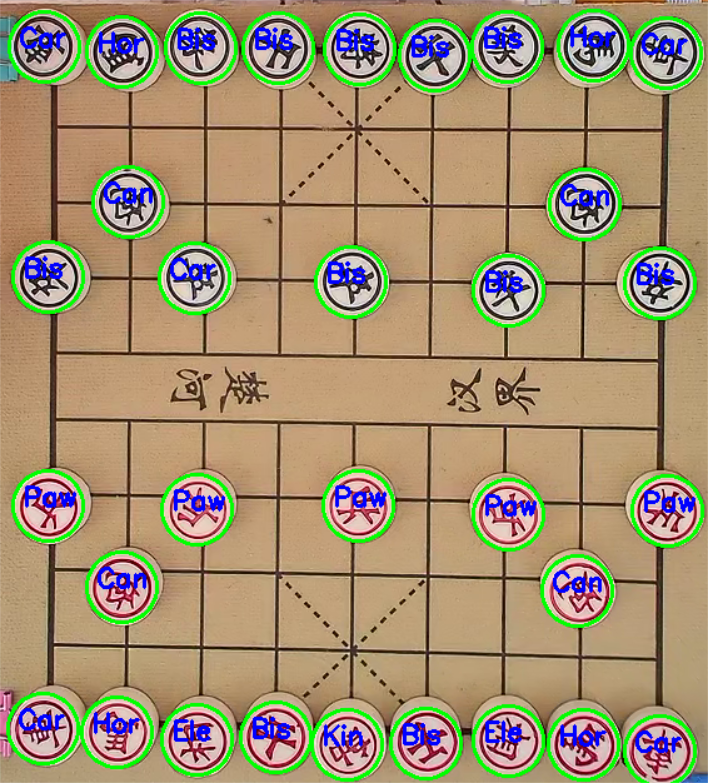
#> input picture image/Test1红色棋子分类结果.jpg, 708 x 783 px, given in place of the camera
$ python getDataSet.py
#> lines starting #> are read from the running program, lines starting #| are printed output that depends on the picture
import cv2

cap = cv2.VideoCapture(1) # 打开USB摄像头

# chess = ('B_king','BR_car','BR_horse','B_elephant','BR_bishop','BR_cannon','B_pawn','R_king','R_elephant','R_pawn') # 1,2,3,4,5,6,7.8.9.10

chessBoardXY = (43,30) # 棋盘方格左上角坐标，(x,y)，→为x正方向，↓为y正方向
chessBoardWH = (400,430) # 棋盘方格宽和高，(width,height)

while True:
    ret, img = cap.read() # 读取一帧图像
#> img is the input picture: shape (783, 708, 3); mean B, G, R 112.4, 144.7, 161.8
    # img = img[5:470,150:590] # 感兴趣区域，去掉多余部分画面
    gray = cv2.cvtColor(img, cv2.COLOR_BGR2GRAY) # 转为灰度图
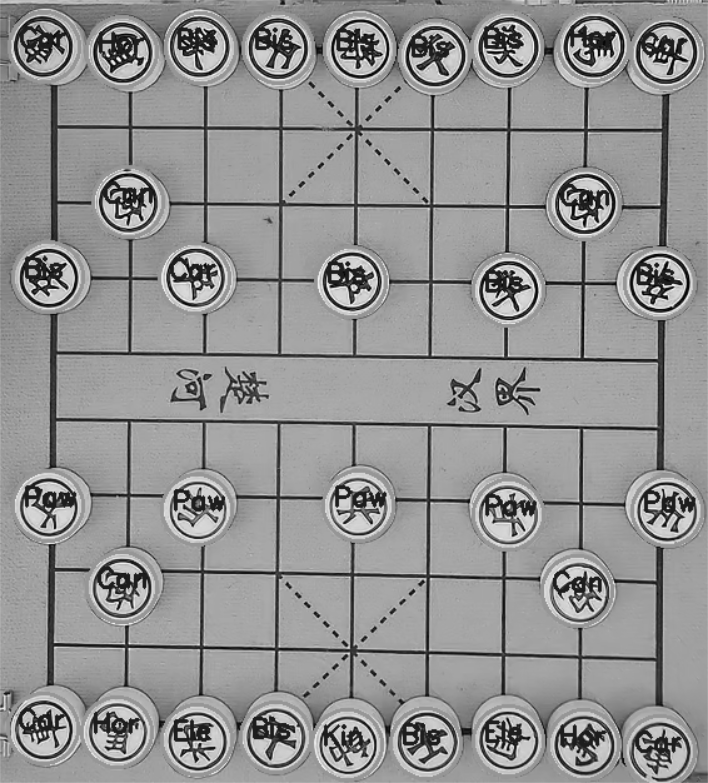
#> gray: shape (783, 708); min 1, max 253, mean 146.1
    fil  = cv2.medianBlur(gray, 3) # 中值滤波

    # 输入图像，方法（类型），dp(dp=1时表示霍夫空间与输入图像空间的大小一致，dp=2时霍夫空间是输入图像空间的一半，以此类推)，最短距离-可以分辨是两个圆否 则认为是同心圆 ,边缘检测时使用Canny算子的高阈值，中心点累加器阈值—候选圆心（霍夫空间内累加和大于该阈值的点就对应于圆心），检测到圆的最小半径，检测到圆的的最大半径
    circles = cv2.HoughCircles(fil,cv2.HOUGH_GRADIENT,1,32,param1=300,param2=20,minRadius=10,maxRadius=22)
#> circles = 30 rows, first 8: [672.5, 517.5, 21.4], [354.5, 741.5, 21.4], [360.5, 513.5, 21.4], [503.5, 733.5, 21.4], [126.5, 580.5, 21.4], [665.5, 276.5, 21.4], [193.5, 496.5, 20.3], [116.5, 45.5, 21.4]

    if not circles is None: # 检测到了圆
        for circle in circles[0]: # 遍历每一个圆
            x, y, r = int(circle[0]), int(circle[1]), 16 # 标记圆的半径为16

            if x<chessBoardXY[0] or y<chessBoardXY[1] or x>chessBoardWH[0] or y>chessBoardWH[1]: # 靠近边缘的棋子忽略
                continue

#> (the run stopped early here; a loop or call above may not have finished)

$ run again, on image/Test3红色棋子分类结果.jpg
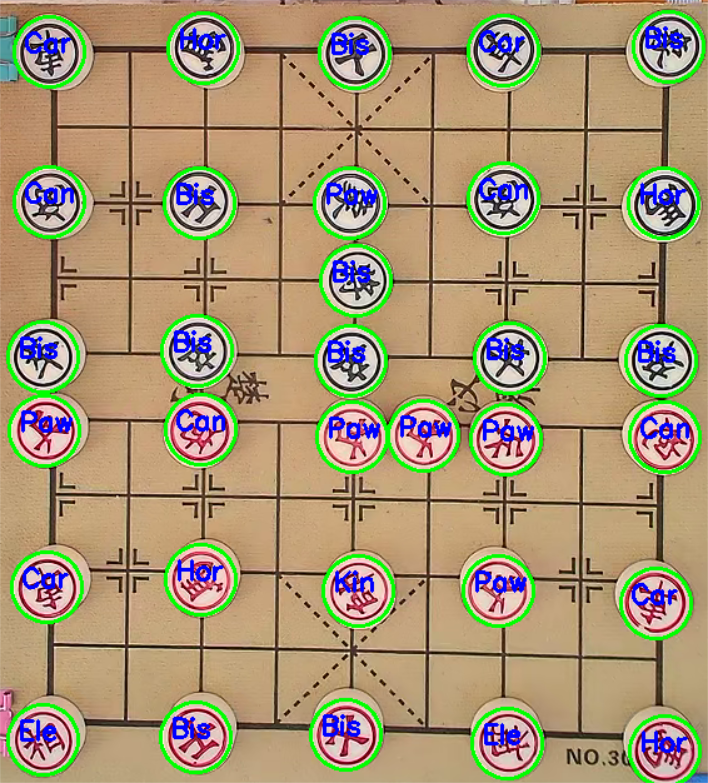
#> input picture image/Test3红色棋子分类结果.jpg, 708 x 783 px, given in place of the camera
#> img is the input picture: shape (783, 708, 3); mean B, G, R 116, 149, 166.1
#> `gray = cv2.cvtColor(img, cv2.COLOR_BGR2GRAY)`:
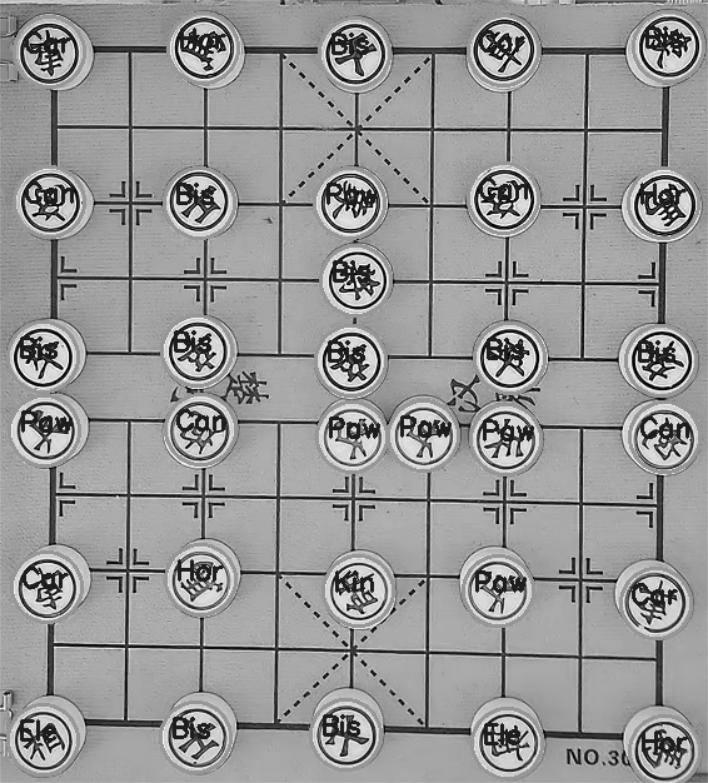
#> gray: shape (783, 708); min 0, max 254, mean 150.3
#> circles = 32 rows, first 8: [49.5, 196.5, 20.3], [208.5, 568.5, 20.3], [357.5, 442.5, 21.4], [39.5, 589.5, 21.4], [204.5, 341.5, 21.4], [371.5, 600.5, 21.4], [657.5, 440.5, 20.3], [505.5, 194.5, 21.4]
